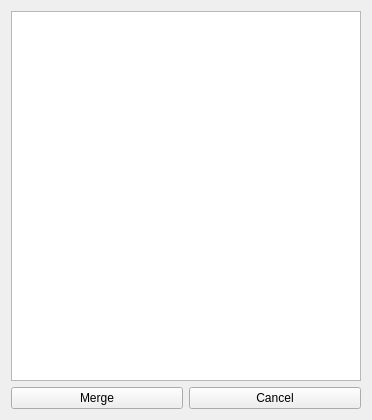
<?xml version="1.0" encoding="UTF-8"?>
<ui version="4.0">
 <class>MergeFiles</class>
 <widget class="QWidget" name="MergeFiles">
  <property name="geometry">
   <rect>
    <x>0</x>
    <y>0</y>
    <width>372</width>
    <height>420</height>
   </rect>
  </property>
  <property name="windowTitle">
   <string>Merge Files</string>
  </property>
  <layout class="QVBoxLayout" name="verticalLayout">
   <item>
    <widget class="QListWidget" name="listWidget"/>
   </item>
   <item>
    <layout class="QHBoxLayout" name="horizontalLayout">
     <item>
      <widget class="QPushButton" name="mergeButton">
       <property name="text">
        <string>Merge</string>
       </property>
      </widget>
     </item>
     <item>
      <widget class="QPushButton" name="cancelButton">
       <property name="text">
        <string>Cancel</string>
       </property>
      </widget>
     </item>
    </layout>
   </item>
  </layout>
 </widget>
 <resources/>
 <connections/>
</ui>
